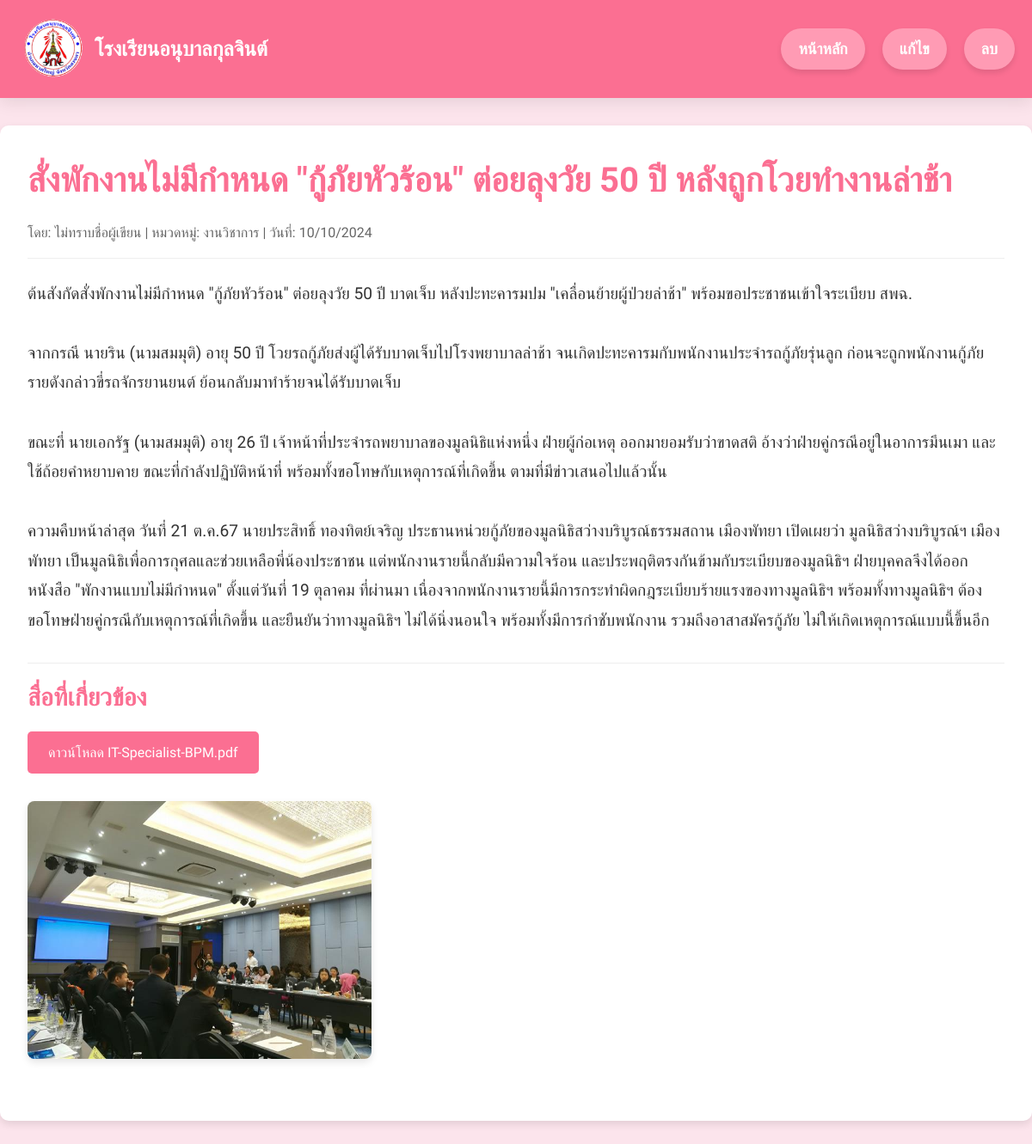
The page /P2/HOME/manage/news_detail.php?id=17 on the database its author committed.
### tables this page shows
CREATE TABLE `articles` (
  `id` int(11) NOT NULL,
  `title` varchar(255) NOT NULL,
  `description` text DEFAULT NULL,
  `author_id` int(11) DEFAULT NULL,
  `category_id` int(11) DEFAULT NULL,
  `created_at` timestamp NOT NULL DEFAULT current_timestamp()
);

CREATE TABLE `categories` (
  `id` int(11) NOT NULL,
  `name` varchar(100) NOT NULL,
  `slug` varchar(100) NOT NULL
);

CREATE TABLE `media` (
  `id` int(11) NOT NULL,
  `file_name` varchar(255) NOT NULL,
  `file_type` varchar(50) NOT NULL,
  `file_path` varchar(255) NOT NULL,
  `duration` int(11) DEFAULT NULL COMMENT 'ระยะเวลาของวิดีโอเป็นวินาที'
);

### P2/HOME/manage/news_detail.php (the view, shortened to what this page needs)
<?php
require_once '../db.php';
if (isset($_GET['id'])) {
    $article_id = intval($_GET['id']);
    $sql_article = "SELECT a.title, a.description, a.created_at,
                           IFNULL(ad.first_name, 'ไม่ทราบชื่อผู้เขียน') AS author_name,
                           c.name AS category_name
                    FROM articles a
                    LEFT JOIN admin ad ON a.author_id = ad.id
                    LEFT JOIN categories c ON a.category_id = c.id
                    WHERE a.id = ?";
    $stmt_article = $conn->prepare($sql_article);
    $stmt_article->bind_param("i", $article_id);
    $stmt_article->execute();
    $article_result = $stmt_article->get_result();
    $article = $article_result->fetch_assoc();
    $sql_media = "SELECT m.file_name, m.file_type
                  FROM media m
                  INNER JOIN article_media am ON m.id = am.media_id
                  WHERE am.article_id = ?";
    $stmt_media = $conn->prepare($sql_media);
    $stmt_media->bind_param("i", $article_id);
    $stmt_media->execute();
    $media_result = $stmt_media->get_result();
    $media_files = $media_result->fetch_all(MYSQLI_ASSOC);
    usort($media_files, function($a, $b) {
        $order = ['pdf' => 1, 'video' => 2, 'image' => 3];
        return $order[$a['file_type']] - $order[$b['file_type']];
    });
} else {
    die("ไม่พบรหัสบทความ.");
}
?>
<!DOCTYPE html>
<html lang="th">
<head>
</head>
<body>
    <header class="header">
        <div class="header-content">
            <img src="logo.png" alt="Logo" class="logo">
            <h1 class="school-name">โรงเรียนอนุบาลกุลจินต์</h1>
        </div>
        <div class="nav-links">
            <a href="/P2/HOME/manage/page.php">หน้าหลัก</a>
            <a href="/P2/HOME/edit.php?id=<?= $article_id ?>">แก้ไข</a>
            <a href="/P2/HOME/delete.php?id=<?= $article_id ?>" onclick="return confirm('คุณต้องการลบบทความนี้หรือไม่?')">ลบ</a>
        </div>
    </header>
    <div class="container">
        <h1 class="article-title"><?= htmlspecialchars($article['title']) ?></h1>
        <div class="article-meta">
            <span>โดย: <?= htmlspecialchars($article['author_name']) ?></span> |
            <span>หมวดหมู่: <?= htmlspecialchars($article['category_name']) ?></span> |
            <span>วันที่: <?= date('d/m/Y', strtotime($article['created_at'])) ?></span>
        </div>
        <div class="article-content">
            <?= nl2br(htmlspecialchars($article['description'])) ?>
        </div>
        <div class="media">
            <h2>สื่อที่เกี่ยวข้อง</h2>
            <?php if (!empty($media_files)): ?>
                <?php foreach ($media_files as $media): ?>
                    <?php
                    $file_name = htmlspecialchars($media['file_name']);
                    $file_type = $media['file_type'];
                    $file_path = '';
                    if ($file_type === 'pdf') {
                        $file_path = UPLOAD_BASE_PATH . 'pdf/' . $file_name;
                    } elseif ($file_type === 'image') {
                        $file_path = UPLOAD_BASE_PATH . 'images/' . $file_name;
                    } elseif ($file_type === 'video') {
                        $file_path = UPLOAD_BASE_PATH . 'videos/' . $file_name;
                    }
                    ?>
                    <div class="media-item">
                        <?php if ($file_type === 'pdf'): ?>
                            <a href="<?= $file_path ?>" target="_blank" class="pdf-link">ดาวน์โหลด <?= $file_name ?></a>
                        <?php elseif ($file_type === 'image'): ?>
                            <img src="<?= $file_path ?>" alt="<?= $file_name ?>" onclick="showPopupImage(this.src)">
                        <?php else: ?>
                            <p>ไฟล์นี้ไม่รองรับการแสดงผลในหน้านี้: <?= $file_name ?> (<?= $file_type ?>)</p>
                        <?php endif; ?>
                    </div>
                <?php endforeach; ?>
            <?php else: ?>
                <p>ไม่มีสื่อที่เกี่ยวข้องกับบทความนี้</p>
            <?php endif; ?>
        </div>
    </div>
</body>
</html>

### P2/HOME/manage/news_detail.php (style rules this page uses)
:root { --primary-color: #00838f; --secondary-color: #0097a7; --accent-color: #ffd54f; --text-color: #333333; --light-text-color: #ffffff; }
* { margin: 0; padding: 0; box-sizing: border-box; }
body { font-family: 'Sarabun', sans-serif; background-color: #FCE4EC; color: var(--text-color); line-height: 1.6; }
.header { background-color: #FB6F92; color: white; padding: 20px; font-size: 24px; font-weight: 600; box-shadow: 0 4px 19px rgba(0, 0, 0, 0.1); position: relative; display: flex; align-items: center; justify-content: space-between; }
.header-content { display: flex; align-items: center; justify-content: flex-start; }
.logo { width: 80px; height: auto; margin-right: 10px; }
.school-name { font-size: 24px; font-weight: bold; }
.nav-links { margin-left: auto; display: flex; justify-content: flex-end; gap: 20px; }
.nav-links a { color: white; text-decoration: none; background-color: #FF9BB4; padding: 10px 20px; font-size: 18px; border-radius: 30px; transition: background-color 0.3s ease, transform 0.3s ease; box-shadow: 0 4px 6px rgba(0, 0, 0, 0.1); }
.container { max-width: 1500px; margin: 2rem auto; padding: 2rem; background-color: white; border-radius: 10px; box-shadow: 0 4px 10px rgba(0, 0, 0, 0.1); }
.article-title { font-size: 2.5rem; font-weight: bold; color: #FB6F92; margin-bottom: 1rem; }
.article-meta { font-size: 1rem; color: #666; margin-bottom: 1.5rem; padding-bottom: 1rem; border-bottom: 1px solid #eee; }
.article-content { font-size: 1.2rem; line-height: 1.8; margin-bottom: 2rem; }
.media h2 { font-size: 1.8rem; color: #FB6F92; margin-bottom: 1rem; padding-top: 1rem; border-top: 1px solid #eee; }
.media-item { margin-bottom: 2rem; }
.media-item img { max-width: 100%; height: 300px; object-fit: cover; border-radius: 8px; box-shadow: 0 4px 8px rgba(0, 0, 0, 0.1); transition: transform 0.3s ease; }
.pdf-link { display: inline-block; background-color: #FB6F92; color: var(--light-text-color); padding: 0.75rem 1.5rem; border-radius: 5px; text-decoration: none; transition: background-color 0.3s ease; margin-bottom: 1rem; display: block; width: max-content; }

### rows shown on the page
articles: title "สั่งพักงานไม่มีกำหนด \"กู้ภัยหัวร้อน\" ต่อยลุงวัย 50 ปี หลังถูกโวยทำงานล่าช้า", category.name "งานวิชาการ", created_at "10/10/2024", description "ต้นสังกัดสั่งพักงานไม่มีกำหนด \"กู้ภัยหัวร้อน\" ต่อยลุงวัย 50 ปี บาดเจ็บ หลังปะทะคารมปม \"เคลื่อนย้ายผู้ป่วยล่าช้า\" พร้อมขอประชาชนเข้าใจระเบียบ สพฉ. จากกรณี นายริน (นามสมมุติ) อายุ 50 ปี โวยรถกู้ภัยส่งผู้ได้รับบาดเจ็บไปโรงพยาบาลล่าช้า จนเกิดปะทะคารมกับพนักงานประจำรถกู้ภัยรุ่นลูก ก่อนจะถูกพนักงานกู้ภัยรายดังกล่าวขี่รถจักรยานยนต์ ย้อนกลับมาทำร้ายจนได้รับบาดเจ็บ ขณะที่ นายเอกรัฐ (นามสมมุติ) อายุ 26 ปี เจ้าหน้าที่ประจำรถพยาบาลของมูลนิธิแห่งหนึ่ง ฝ่ายผู้ก่อเหตุ ออกมายอมรับว่าขาดสติ อ้างว่าฝ่ายคู่กรณีอยู่ในอาการมึนเมา และใช้ถ้อยคำหยาบคาย ขณะที่กำลังปฏิบัติหน้าที่ พร้อมทั้งขอโทษกับเหตุการณ์ที่เกิดขึ้น ตามที่มีข่าวเสนอไปแล้วนั้น ความคืบหน้าล่าสุด วันที่ 21 ต.ค.67 นายประสิทธิ์ ทองทิตย์เจริญ…"
media: file_name "IT-Specialist-BPM.pdf"
media: file_name (picture)

### other values the page prints
$article['author_name'] "ไม่ทราบชื่อผู้เขียน"
